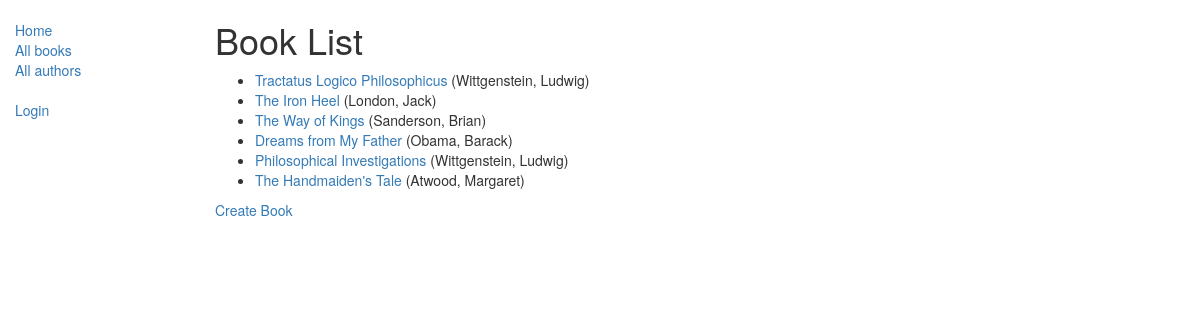
/catalog/books/, run on the app's committed database.
### catalog/models.py (models this page shows, shortened)
class Book(models.Model):
    title = models.CharField(max_length=200)
    author = models.ForeignKey('Author', on_delete=models.SET_NULL, null=True)
    summary = models.TextField(max_length=1000, help_text="Enter a brief derscription of the book")
    isbn = models.CharField('ISBN', max_length=13, help_text="Select an ISBN for this book")
    genre = models.ManyToManyField(Genre, help_text="Select a genre for this book")
    language = models.ForeignKey('Language', on_delete=models.SET_NULL, null=True)
    def get_absolute_url(self):
        return reverse('book-detail',args=[str(self.id)])
    def display_genre(self):
        """
        Creates a string for the Genre. This is required to display genre in Admin.
        """
        return ', '.join([ genre.name for genre in self.genre.all()[:3] ])
    display_genre.short_description = "Genre"

class Author(models.Model):
    first_name = models.CharField(max_length=100)
    last_name = models.CharField(max_length=100)
    date_of_birth = models.DateField(null=True, blank=True)
    date_of_death = models.DateField('Died', null=True, blank=True)
    def __str__(self):
        return '%s, %s' % (self.last_name, self.first_name)

### catalog/views.py (the view)
class BookListView(generic.ListView):
    model = Book
    paginate_by = 10

### catalog/templates/catalog/book_list.html
{% extends "base_generic.html" %}
{% block content %}
  <h1>Book List</h1>
  {% if book_list %}
  <ul>
    {% for book in book_list %}
    <li>
      <a href="{{ book.get_absolute_url }}">{{ book.title }}</a> ({{book.author}})
    </li>
    {% endfor %}
  </ul>
  {% else %}
    <p>There are no books in the library.</p>
  {% endif %}
  <a href="{% url 'book_create' %}">Create Book</a>
{% endblock %}

### catalog/templates/base_generic.html (shortened to what this page needs)
<!DOCTYPE html>
<html lang="en">
<head>
  <link rel="stylesheet" href="https://cdn.bootcss.com/bootstrap/3.3.7/css/bootstrap.min.css">
  {% load static %}
  <link rel="stylesheet" href="{% static 'css/styles.css' %}">
</head>
<body>
  <div class="container-fluid">
  <div class="row">
    <div class="col-sm-2">
    {% block sidebar %}
    <ul class="sidebar-nav">
      <li><a href="{% url 'index' %}">Home</a></li>
      <li><a href="{% url 'books' %}">All books</a></li>
      <li><a href="{% url 'authors' %}">All authors</a></li>
    </ul>
    <ul class="sidebar-nav">
     {% if user.is_authenticated %}
       <li>User: {{ user.get_username }}</li>
       <li><a href="{% url 'my-borrowed' %}">My Borrowed</a></li>
       <li><a href="{% url 'logout'%}?next={{request.path}}">Logout</a></li>
     {% else %}
       <li><a href="{% url 'login'%}?next={{request.path}}">Login</a></li>
     {% endif %}
    </ul>
    {% endblock %}
    </div>
    <div class="col-sm-10 ">
    {% block content %}{% endblock %}
    </div>
  </div>
  </div>
</body>
</html>

### catalog/static/css/styles.css (style rules this page uses)
.sidebar-nav { margin-top: 20px; padding: 0; list-style: none; }

### data on the page
Book: title "Tractatus Logico Philosophicus", author "Wittgenstein, Ludwig"
Book: title "The Iron Heel", author "London, Jack"
Book: title "The Way of Kings", author "Sanderson, Brian"
Book: title "Dreams from My Father", author "Obama, Barack"
Book: title "Philosophical Investigations", author "Wittgenstein, Ludwig"
Book: title "The Handmaiden's Tale", author "Atwood, Margaret"
